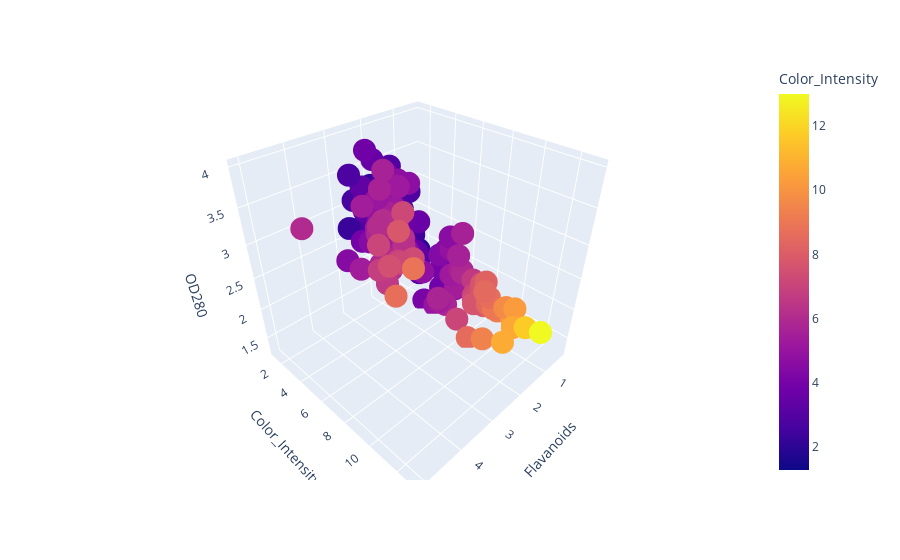

Source (notebook cell):
### Code cell
import plotly.express as px
fig = px.scatter_3d(data, x='Flavanoids', y='Color_Intensity', z='OD280', 
                    color='Color_Intensity')
fig.show()

### Figure 1 — Plotly figure (JSON) as saved in the notebook; plotly's stock layout.template omitted (floating-point values rounded to 4 significant figures; data arrays with more than 128 entries replaced by an {"elided": "..."} marker saying what was removed)
{"data": [{"hovertemplate": "Flavanoids=%{x}<br>Color_Intensity=%{marker.color}<br>OD280=%{z}<extra></extra>", "legendgroup": "", "marker": {"color": {"elided": "178 float values"}, "coloraxis": "coloraxis", "symbol": "circle"}, "mode": "markers", "name": "", "scene": "scene", "showlegend": false, "type": "scatter3d", "x": {"elided": "178 float values"}, "y": {"elided": "178 float values"}, "z": {"elided": "178 float values"}}], "layout": {"coloraxis": {"colorbar": {"title": {"text": "Color_Intensity"}}, "colorscale": [[0, "#0d0887"], [0.1111, "#46039f"], [0.2222, "#7201a8"], [0.3333, "#9c179e"], [0.4444, "#bd3786"], [0.5556, "#d8576b"], [0.6667, "#ed7953"], [0.7778, "#fb9f3a"], [0.8889, "#fdca26"], [1, "#f0f921"]]}, "legend": {"tracegroupgap": 0}, "margin": {"t": 60}, "scene": {"domain": {"x": [0, 1], "y": [0, 1]}, "xaxis": {"title": {"text": "Flavanoids"}}, "yaxis": {"title": {"text": "Color_Intensity"}}, "zaxis": {"title": {"text": "OD280"}}}}}
